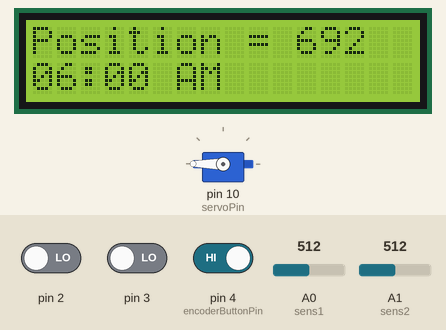
Simulated run of this sketch. Board: Arduino Uno, built with avr-gcc and run on an emulated ATmega328P. On the bench: servo, 16×2 character LCD. Inputs (shaded band) come from the test bench; at power-on: pin 4 (encoderButtonPin) HIGH, A0 (sens1) = 512, A1 (sens2) = 512, pin 2 LOW, pin 3 LOW. What the sketch prints to the serial monitor is not drawn.

Above: at 3.2 s.
3.3 s: pin 4 (encoderButtonPin) driven LOW
At 6.2 s:
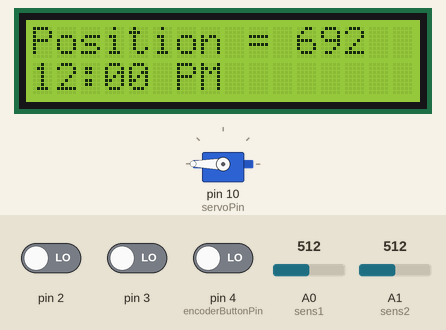
6.3 s: A0 (sens1) set to 526
At 6.82 s:
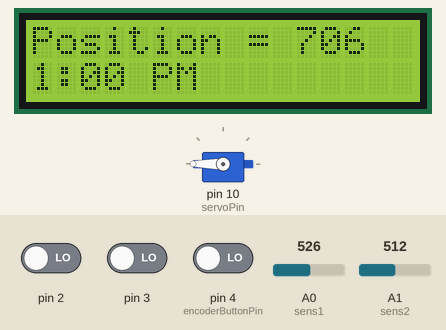
8.5 s: A0 (sens1) set to 548
At 8.82 s:
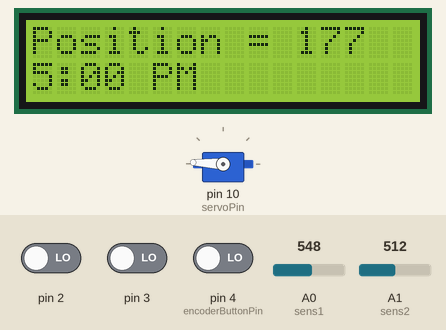
11.5 s: A1 (sens2) set to 170
At 12.32 s:
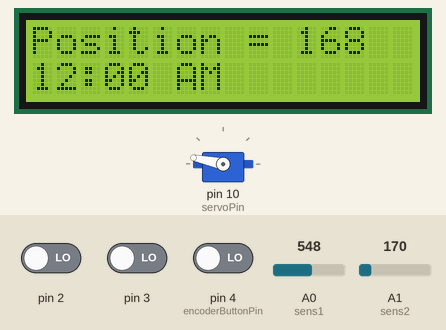
14.5 s: A0 (sens1) set to 586
16.0 s: A0 (sens1) set to 607
At 16.33 s:
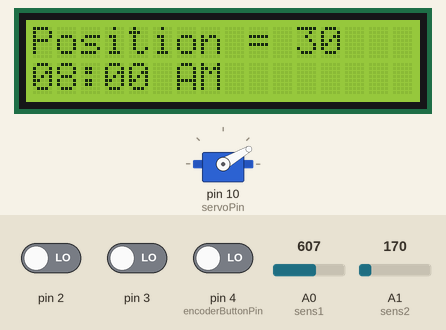
Timing chart, 0 to 23.0 s (numbered marks = the images above; inputs shaded):
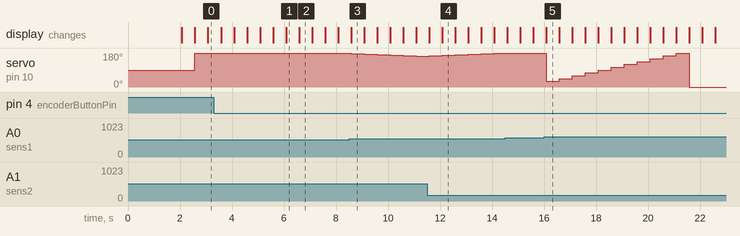

The sketch:

SolarTracker.ino
```cpp
#include <Servo.h>
#include <LiquidCrystal.h>
#include "TimeLib.h"        // For the clock
#include "EncoderMonitor.h" // To track the knob position

// Create the servo object
Servo myServo;

// LCD Display object for lcd printing
LiquidCrystal lcd(A5, A4, 5, 6, 7, 8);

// Create global variables
int pos = 90;               // Servo angle
int error = 5;
int lastEncoder = encoderPosition;  // Most recent position since we've entered our .5 second if statement

// Create globals for different pins
const int sens1 = 0;              // A0 (total)
const int sens2 = 1;              // A1 (midPoint)
const int servoPin = 10;
const int encoderButtonPin = 4;   // Pressed when 0/false

// Create global for storing clock time
time_t currentTime;

// We will have a control of 2 Hz (times/sec)
unsigned long controlTimer;
const int controlVariable = 500;

// For the search algorithm
const int lightOff = 600;
const int lightTolerance = 25;

void setup()
{
    // Set the serial monitor up for debugging
    Serial.begin(9600);

    // Set the servo up with the right arduino pin
    myServo.attach(servoPin);

    // Set A0 and A1 up for input
    pinMode(sens1, INPUT);
    pinMode(sens2, INPUT);
    // Setup the encoder button for input
    pinMode(encoderButtonPin, INPUT);

    // Start our servo at 90 degrees so we can read correctly at the start
    myServo.write(90);
    delay(2000);

    // Start the LCD with 16 rows and 2 columns
    lcd.begin(16, 2);

    EncoderInitialize();

    // Initalize the timer
    controlTimer = millis();

    // Setup the timer for the clock
    // Set the time to May 1st 2022 at 6:00 AM
    setTime(6,0,0,1,5,2022);

    Serial.println("Start");
}

void loop()
{
    // Check everything every 0.5 seconds
    if (millis() - controlTimer >= controlVariable)
    {
        // Change clock time based on encoder button and rotation
        HandleHours();
        HandleMinutes();

        // Read in the light levels
        int total = analogRead(sens1);
        int midPoint = analogRead(sens2);

        // Print photoresistor readings to debug light tracking
        Serial.println("================");
        Serial.println("Total-->" + (String)analogRead(sens1));
        Serial.println("Midpoint-->" + (String)analogRead(sens2));

        // There must be a certain amount of light before rotating
        if (total < lightOff)
        {
            // Track light based on photoresistor readings
            pos = pos + TrackLight(total, midPoint);
        }
        else
        {
            pos = GetPositionFromTime();
        }

        // Print info to the LCD screen
        lcd.clear();
        PrintPos();
        PrintTime();

        // Cap position at 0 and 180 degrees
        if (pos > 180)
        {
            pos = 180;
        }
        if (pos < 0)
        {
            pos = 0;
        }
        myServo.write(pos);

        // Update the last encoder position
        lastEncoder = encoderPosition;

        // Increment the timer by .5 seconds
        controlTimer = controlTimer + 500;
    }
}

// Function: Rotate the servo based on light readings
// Returns: 3 or -3, this increments the servo based on light readings
int TrackLight(int total, int midPoint)
{
    // Resistance decreases with more light
    // V = IR so voltage also decreases with more light

    // If the total and the tolerance are different enough we check more things
    if (abs(total - midPoint) > lightTolerance)
    {
        // If the total is larger than double the midpoint increase the position
        if (total > 2 * midPoint)
        {
            return 3;
        }
        // If the total is less than double the midpoint decrease the position
        else
        {
            return -3;
        }
    }
}

// Function: Get the servo position based on time. We use this if the light threshold is too low
// Returns: 0 if before 6 AM or after 6 PM. Otherwise calculate an angle based on the time between 6 AM and 6 PM
int GetPositionFromTime()
{
    // Get time from clock
    int myHour = hour();
    int myMintute = minute();
    bool inPM = isPM();

    // Check if the time is after 6 PM or before 6 AM
    // Hours represented from 0 to 24
    if (myHour >= 18 && inPM && myMintute > 0 || myHour > 18 && inPM || myHour < 6 && !inPM)
    {
        return 0;
    }
    // Calulate the position from 0 to 180 between the range of 6 AM to 6 PM
    // 12 hour range
    else
    {
        // Do a linear interpolation based on the number of minutes in a 12-hour range
        // to find what our position should be
        int minMinutes = 0;
        int minAngle = 0;
        int maxMinutes = 12*60;
        int maxAngle = 180;

        int currentMin = (hour()*60 + minute()) - 6*60;

        // Calculate position
        return minAngle + (currentMin - minAngle)*((maxAngle - minAngle)/(float)(maxMinutes - minMinutes));
    }
}

// Function: Increase the hours on the clock every time the ecoder button is pressed
void HandleHours()
{
    if (!digitalRead(encoderButtonPin))
    {
        setTime(hour() + 1, minute(), second(), day(), month(), year());
    }
}

// Function: Adjust the minutes based on how much the encoder has rotated since the last 0.5 seconds
void HandleMinutes()
{
    // Change clock minutes based on the amount the user rotated the encoder
    // Every 4 position changes will equal a minute
    int newMinute = 0;
    bool timeChange = false;
    if (encoderPosition - lastEncoder > 0)
    {
        // The user is trying to increase the time
        newMinute = minute() + (encoderPosition - lastEncoder)/4;
        timeChange = true;
    }
    else if (encoderPosition - lastEncoder < 0)
    {
        // The user is trying to decrease the time
        newMinute = minute() + (encoderPosition - lastEncoder)/4;
        timeChange = true;
    }

    // Update the time if we changed it
    int newHour;
    if (timeChange)
    {
        // Change time values so we can go to earlier hours with the minutes
        // TimeLib handles going forward automatically
        if (newMinute < 0)
        {
            newMinute = 59;
            newHour = hour() - 1;
        }
        else
        {
            newHour = hour();
        }

        setTime(newHour, newMinute, second(), day(), month(), year());
    }
}

// Function: Print the last written servo position to the LCD
void PrintPos()
{
    // Print the position after writing to the servo
    lcd.setCursor(0, 0);
    lcd.print("Position = " + (String)pos);
}

// Function: Print the current clock time to the LCD
void PrintTime()
{
    // Set cursor to the second row
    lcd.setCursor(0, 1);

    // Get Hour:Min AM/PM
    String amPM, myHour, myMinute;

    // Use time library functions to pull the current times, then format times correctly
    myMinute = (String)minute();
    if (isPM())
    {
        amPM = "PM";
        myHour = (String)(hour() - 12);
    }
    else
    {
        amPM = "AM";
        myHour = (String)(hour());
    }

    // Format the single digit hour and minutes with a 0 up front
    if (hour() < 10)
    {
        myHour = "0" + myHour;
    }
    if (minute() < 10)
    {
        myMinute = "0" + myMinute;
    }

    // Change the hour to 12 if the hour is 00
    if (myHour == "00" || myHour == "0")
    {
        myHour = "12";
    }

    // Print the time!
    lcd.print(myHour + ":" + myMinute + " " + amPM);
}
```

EncoderMonitor.h
```cpp
// integer position that can change at any time.
volatile int encoderPosition;

// ISR for A
void EncoderMonitorA()
{
  if (digitalRead(2) == digitalRead(3)) //input A and input B are equal // input A and input B are pins 2&3 respectively.
    {
      encoderPosition++;
    }
  else
  {
    encoderPosition--;
  }
}

// ISR for B
void EncoderMonitorB()
{
  if (digitalRead(2) == digitalRead(3)) //input A and input B are equal // input A and input B are pins 2&3 respectively.
    {
      encoderPosition--;
    }
  else
  {
    encoderPosition++;
  }
}

// Function to start encoder monitoring
void EncoderInitialize()
{
  // Set pins 2 and 3 to input
  pinMode(2, INPUT);
  pinMode(3, INPUT);

  // Attach the ISR to the pins, choose the ISR function, and set the waveform condition
  attachInterrupt(digitalPinToInterrupt(2), EncoderMonitorA, CHANGE);
  attachInterrupt(digitalPinToInterrupt(3), EncoderMonitorB, CHANGE);
}
```

Measured:
- the behaviour switches between 599 and 600 on A0 (sens1) (found by bisection; images 4 and 5)
- after the input at 3.3 s, the display: first changes after 0.28 s (image 1 shows a later state)
- after the input at 8.5 s, servo on pin 10 (servoPin): moves from 180° to 162° over 2.5 s, starting after 0.08 s
- after the input at 16.0 s, servo on pin 10 (servoPin): ramps from 0° to 180° and jumps back, once every 5.5 s
- what the display in image 2 shows lasts 0.5 s, from 6.6 s to 7.1 s
